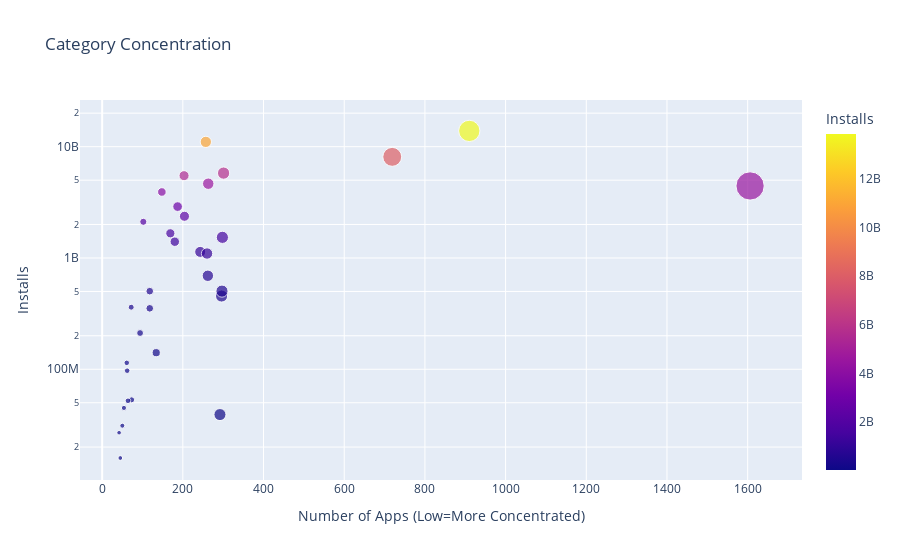

Notebook cell for this chart:
### Markdown cell above
### Category Concentration - Downloads vs. Competition

**Challenge**: 
* First, create a DataFrame that has the number of apps in one column and the number of installs in another:

<img src=https://imgur.com/uQRSlXi.png width="350">

* Then use the [plotly express examples from the documentation](https://plotly.com/python/line-and-scatter/) alongside the [.scatter() API reference](https://plotly.com/python-api-reference/generated/plotly.express.scatter.html)to create scatter plot that looks like this. 

<img src=https://imgur.com/cHsqh6a.png>

*Hint*: Use the size, hover_name and color parameters in .scatter(). To scale the yaxis, call .update_layout() and specify that the yaxis should be on a log-scale like so: yaxis=dict(type='log')

### Code cell
cat_number = df_apps_clean.groupby("Category").agg({'App': pd.Series.count})
cat_merged_df = pd.merge(cat_number, category_installs, on="Category", how="inner")
print(f'The dimensions of the DataFrame are: {cat_merged_df.shape}')
cat_merged_df.sort_values('Installs', ascending=False)

scatter = px.scatter(cat_merged_df,
                    x = 'App',
                    y = 'Installs',
                    title='Category Concentration',
                    size='App',
                    hover_name=cat_merged_df.index,
                    color='Installs')
scatter.update_layout(xaxis_title="Number of Apps (Low=More Concentrated)",
                     yaxis_title = 'Installs',
                     yaxis=dict(type='log')
                     )
scatter.show()

### Figure 1 — Plotly figure (JSON) as saved in the notebook; plotly's stock layout.template omitted (floating-point values rounded to 4 significant figures)
{"data": [{"hovertemplate": "<b>%{hovertext}</b><br><br>App=%{marker.size}<br>Installs=%{marker.color}<extra></extra>", "hovertext": ["ART_AND_DESIGN", "AUTO_AND_VEHICLES", "BEAUTY", "BOOKS_AND_REFERENCE", "BUSINESS", "COMICS", "COMMUNICATION", "DATING", "EDUCATION", "ENTERTAINMENT", "EVENTS", "FAMILY", "FINANCE", "FOOD_AND_DRINK", "GAME", "HEALTH_AND_FITNESS", "HOUSE_AND_HOME", "LIBRARIES_AND_DEMO", "LIFESTYLE", "MAPS_AND_NAVIGATION", "MEDICAL", "NEWS_AND_MAGAZINES", "PARENTING", "PERSONALIZATION", "PHOTOGRAPHY", "PRODUCTIVITY", "SHOPPING", "SOCIAL", "SPORTS", "TOOLS", "TRAVEL_AND_LOCAL", "VIDEO_PLAYERS", "WEATHER"], "legendgroup": "", "marker": {"color": [114233100, 53129800, 26916200, 1665791655, 692018120, 44931100, 11039241530, 140912410, 352852000, 2113660000, 15949410, 4437554490, 455249400, 211677750, 13858762717, 1134006220, 97082000, 52083000, 503611120, 503267560, 39162676, 2369110650, 31116110, 1532352930, 4649143130, 5788070180, 1400331540, 5487841475, 1096431465, 8099724500, 2894859300, 3916897200, 361096500], "coloraxis": "coloraxis", "size": [61, 73, 42, 169, 262, 54, 257, 134, 118, 102, 45, 1606, 296, 94, 910, 243, 62, 64, 297, 118, 292, 204, 50, 298, 263, 301, 180, 203, 260, 719, 187, 148, 72], "sizemode": "area", "sizeref": 4.015, "symbol": "circle"}, "mode": "markers", "name": "", "orientation": "v", "showlegend": false, "type": "scatter", "x": [61, 73, 42, 169, 262, 54, 257, 134, 118, 102, 45, 1606, 296, 94, 910, 243, 62, 64, 297, 118, 292, 204, 50, 298, 263, 301, 180, 203, 260, 719, 187, 148, 72], "xaxis": "x", "y": [114233100, 53129800, 26916200, 1665791655, 692018120, 44931100, 11039241530, 140912410, 352852000, 2113660000, 15949410, 4437554490, 455249400, 211677750, 13858762717, 1134006220, 97082000, 52083000, 503611120, 503267560, 39162676, 2369110650, 31116110, 1532352930, 4649143130, 5788070180, 1400331540, 5487841475, 1096431465, 8099724500, 2894859300, 3916897200, 361096500], "yaxis": "y"}], "layout": {"autosize": true, "coloraxis": {"colorbar": {"title": {"text": "Installs"}}, "colorscale": [[0, "#0d0887"], [0.1111, "#46039f"], [0.2222, "#7201a8"], [0.3333, "#9c179e"], [0.4444, "#bd3786"], [0.5556, "#d8576b"], [0.6667, "#ed7953"], [0.7778, "#fb9f3a"], [0.8889, "#fdca26"], [1, "#f0f921"]]}, "legend": {"itemsizing": "constant", "tracegroupgap": 0}, "title": {"text": "Category Concentration"}, "xaxis": {"anchor": "y", "autorange": true, "domain": [0, 1], "range": [-55.91, 1739.0], "title": {"text": "Number of Apps (Low=More Concentrated)"}, "type": "linear"}, "yaxis": {"anchor": "x", "autorange": true, "domain": [0, 1], "range": [6.963, 10.56], "title": {"text": "Installs"}, "type": "log"}}}
